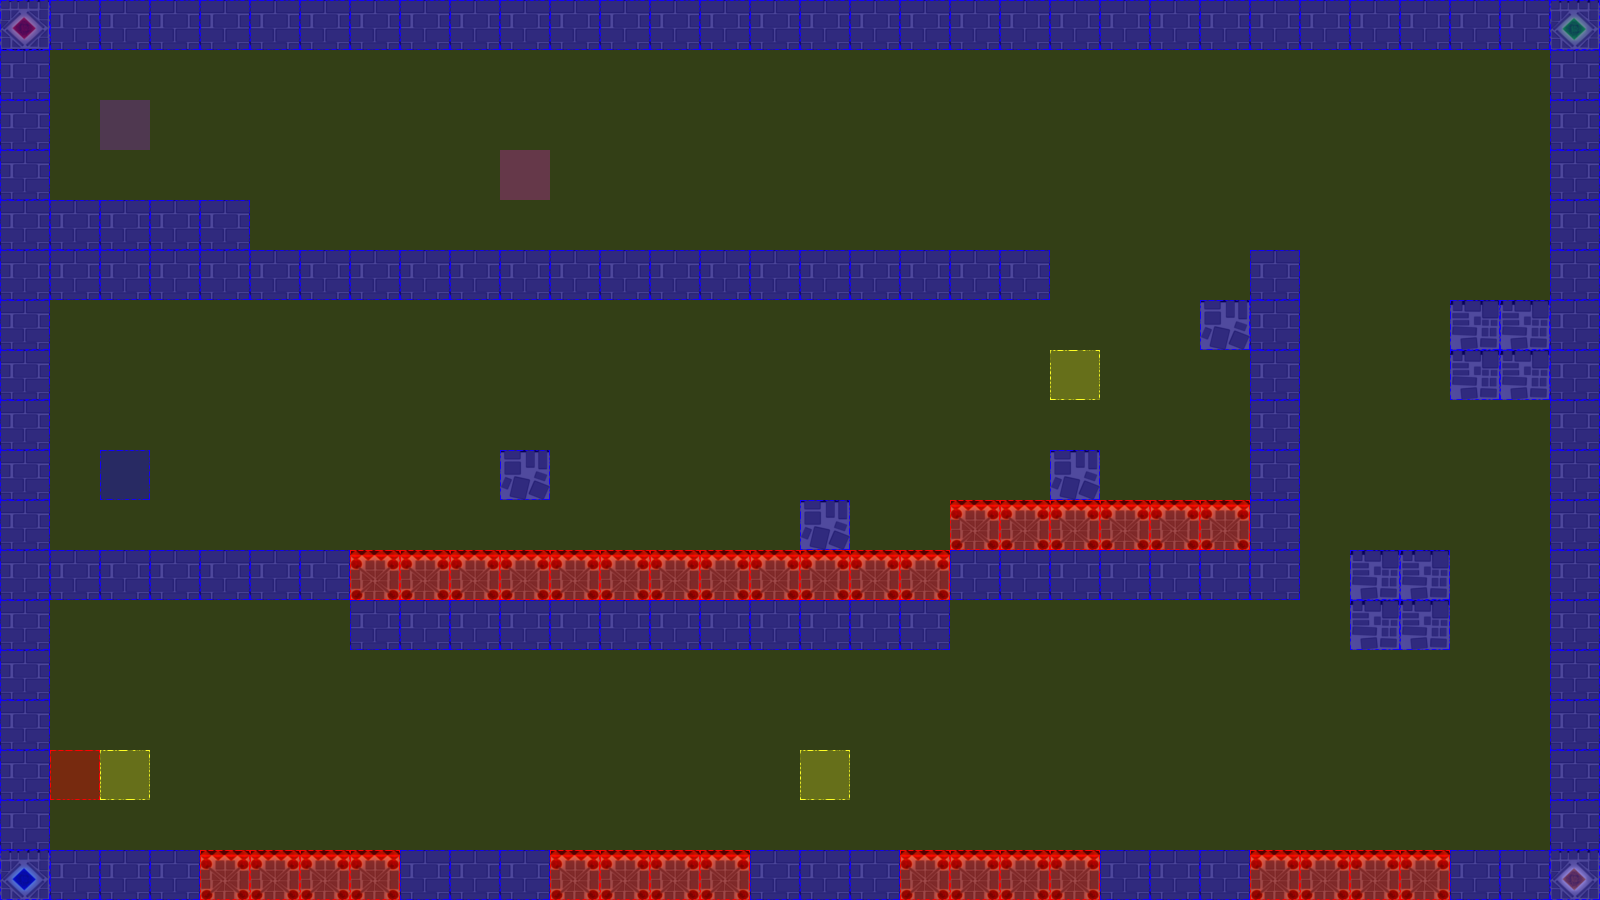

A 2D game scene composited from a Tiled map and its tileset images. What follows is a short description and the map's XML, with each tile layer's data collapsed to a summary:
An orthogonal 32x18 tile map with 50x50 px tiles, 3 tile layers (terrain, collision, event), 2 tilesets.

<map version="1.0" orientation="orthogonal" renderorder="left-up" width="32" height="18" tilewidth="50" tileheight="50" nextobjectid="3">
 <tileset firstgid="1" name="castleTile" tilewidth="50" tileheight="50" tilecount="36" columns="6">
  <image source="tiles/castleTile.png" width="300" height="300" />
 </tileset>
 <tileset firstgid="37" name="collisionTile" tilewidth="50" tileheight="50" tilecount="12" columns="3">
  <image source="tiles/collisionTile.png" width="150" height="200" />
 </tileset>
 <layer name="terrain" width="32" height="18">
  <data>[576 cells, 181 non-empty, 8 distinct tile ids]</data>
 </layer>
 <layer name="collision" width="32" height="18">
  <data>[576 cells, 576 non-empty, 3 distinct tile ids]</data>
 </layer>
 <layer name="event" width="32" height="18">
  <data>[576 cells, 7 non-empty, 5 distinct tile ids]</data>
 </layer>
</map>
